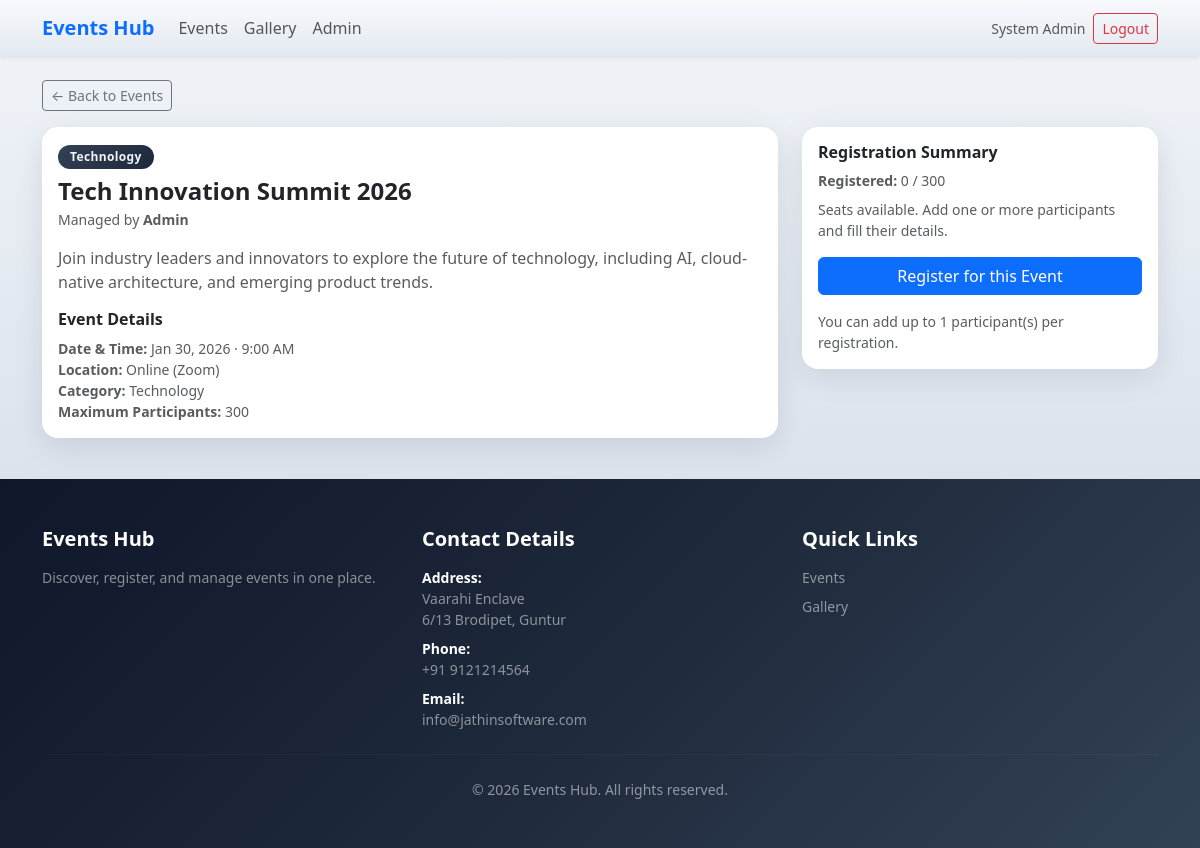
/user/event_detail.php?id=1 (signed in), run on the app's committed database.
### tables this page shows
CREATE TABLE events (
    id INT UNSIGNED AUTO_INCREMENT PRIMARY KEY,
    title VARCHAR(255) NOT NULL,
    category VARCHAR(64) NOT NULL,
    event_date DATETIME NOT NULL,
    location VARCHAR(255) NOT NULL,
    max_participants INT UNSIGNED NOT NULL,
     
    max_team_size INT UNSIGNED NOT NULL DEFAULT 1,
     
    image_path VARCHAR(255) DEFAULT NULL,
    description TEXT NOT NULL,
    created_at DATETIME NOT NULL DEFAULT CURRENT_TIMESTAMP,
    INDEX idx_event_date (event_date),
    INDEX idx_category (category)
);

### includes/auth.php (called while the page is built, shortened)
<?php
$cfg = EVENTHUB_CONFIG;
$BASE_PATH = '';
if (is_array($cfg) && array_key_exists('base_path', $cfg) && $cfg['base_path'] !== null && $cfg['base_path'] !== 'auto') {
    $BASE_PATH = (string) $cfg['base_path'];
} else {
    $docRoot = isset($_SERVER['DOCUMENT_ROOT']) ? realpath((string) $_SERVER['DOCUMENT_ROOT']) : false;
    $appRoot = realpath(__DIR__ . '/..');
    if ($docRoot && $appRoot) {
        $docRootNorm = rtrim(str_replace('\\', '/', $docRoot), '/');
        $appRootNorm = rtrim(str_replace('\\', '/', $appRoot), '/');
        $docLower = strtolower($docRootNorm);
        $appLower = strtolower($appRootNorm);
        if ($docLower !== '' && str_starts_with($appLower, $docLower)) {
            $rel = substr($appRootNorm, strlen($docRootNorm));
            $rel = '/' . ltrim($rel, '/');
            $parts = array_values(array_filter(explode('/', $rel), static fn ($p) => $p !== ''));
            $parts = array_map('rawurlencode', $parts);
            $BASE_PATH = $parts ? ('/' . implode('/', $parts)) : '';
        }
    }
}
function base_url(string $path = ''): string {
    global $BASE_PATH;
    return rtrim($BASE_PATH, '/') . '/' . ltrim($path, '/');
}
function current_user(): ?array {
    return $_SESSION['user'] ?? null;
}

### user/event_detail.php (the view, shortened to what this page needs)
<?php
require_once __DIR__ . '/../includes/auth.php';
$id = isset($_GET['id']) ? (int) $_GET['id'] : 0;
$stmt = $pdo->prepare('SELECT * FROM events WHERE id = ?');
$stmt->execute([$id]);
$event = $stmt->fetch();
$countStmt = $pdo->prepare("
    SELECT COUNT(*) FROM participants p
    JOIN registrations r ON r.id = p.registration_id
    WHERE r.event_id = ?
");
$countStmt->execute([$id]);
$registered = (int) $countStmt->fetchColumn();
$max = (int) $event['max_participants'];
$full = $registered >= $max;
$remaining = max(0, $max - $registered);
$maxTeam = max(1, (int) ($event['max_team_size'] ?? 1));
$teamLimit = min($remaining, $maxTeam);
$myRegistration = null;
$myParticipants = [];
$me = current_user();
if ($me) {
    $stmt = $pdo->prepare('SELECT id FROM registrations WHERE event_id = ? AND user_id = ?');
    $stmt->execute([$id, $me['id']]);
    $myRegistration = $stmt->fetch();
}
$eventDateFormatted = date('M j, Y · g:i A', strtotime($event['event_date']));
$badge = 'eh-card-badge';
?>
<!DOCTYPE html>
<html lang="en">
<head>
    <link href="https://cdn.jsdelivr.net/npm/bootstrap@5.3.3/dist/css/bootstrap.min.css" rel="stylesheet">
    <link rel="stylesheet" href="<?= htmlspecialchars(base_url('assets/css/style.css')) ?>">
</head>
<body class="d-flex flex-column min-vh-100">
<?php include __DIR__ . '/../includes/navbar.php'; ?>
<main class="flex-grow-1 py-4">
    <div class="container">
        <a href="<?= htmlspecialchars(base_url('user/events.php')) ?>" class="btn btn-outline-secondary btn-sm mb-3">&larr; Back to Events</a>
        <div class="row g-4">
            <div class="col-lg-8">
                <div class="card eh-detail-card mb-3">
                    <div class="card-body">
                        <span class="badge <?= $badge ?> mb-2"><?= htmlspecialchars($event['category']) ?></span>
                        <h1 class="h4 fw-bold mb-1"><?= htmlspecialchars($event['title']) ?></h1>
                        <p class="small text-muted mb-3">Managed by <strong>Admin</strong></p>
                        <p class="text-muted mb-3"><?= nl2br(htmlspecialchars($event['description'])) ?></p>
                        <h2 class="h6 fw-semibold mb-2">Event Details</h2>
                        <ul class="list-unstyled small text-muted mb-0">
                            <li><strong>Date &amp; Time:</strong> <?= $eventDateFormatted ?></li>
                            <li><strong>Location:</strong> <?= htmlspecialchars($event['location']) ?></li>
                            <li><strong>Category:</strong> <?= htmlspecialchars($event['category']) ?></li>
                            <li><strong>Maximum Participants:</strong> <?= $max ?></li>
                        </ul>
                    </div>
                </div>
            </div>
            <div class="col-lg-4" id="register">
                <div class="card eh-detail-card mb-3">
                    <div class="card-body">
                        <h2 class="h6 fw-semibold mb-2">Registration Summary</h2>
                        <p class="small text-muted mb-2"><strong>Registered:</strong> <?= $registered ?> / <?= $max ?></p>
                        <?php if ($myRegistration): ?>
                            <p class="small text-success mb-2">You are registered for this event.</p>
                            <h3 class="h6 fw-semibold mb-2">Your participants</h3>
                            <ul class="list-unstyled small text-muted mb-3">
                                <?php foreach ($myParticipants as $p): ?>
                                    <li><?= htmlspecialchars($p['name']) ?> &lt;<?= htmlspecialchars($p['email']) ?>&gt;<?= $p['phone'] ? ' · ' . htmlspecialchars($p['phone']) : '' ?></li>
                                <?php endforeach; ?>
                            </ul>
                            <form method="post" action="<?= htmlspecialchars(base_url('user/unregister.php')) ?>" class="mb-2" onsubmit="return confirm('Unregister from this event?');">
                                <input type="hidden" name="event_id" value="<?= $id ?>">
                                <button type="submit" class="btn btn-outline-danger w-100">Unregister</button>
                            </form>
                        <?php elseif ($full): ?>
                            <p class="small text-muted mb-0">This event is full.</p>
                        <?php elseif ($me): ?>
                            <p class="small text-muted mb-3">Seats available. Add one or more participants and fill their details.</p>
                            <button class="btn btn-primary w-100 mb-2" type="button" data-bs-toggle="modal" data-bs-target="#registerModal">Register for this Event</button>
                            <p class="small text-muted mt-2 mb-0">You can add up to <?= (int) $teamLimit ?> participant(s) per registration.</p>
                        <?php endif; ?>
                    </div>
                </div>
            </div>
        </div>
    </div>
</main>
<?php include __DIR__ . '/../includes/footer.php'; ?>
</body>
</html>

### assets/css/style.css (style rules this page uses)
body { background: linear-gradient(180deg, #f1f5f9 0%, #e2e8f0 40%, #cbd5e1 100%); min-height: 100vh; font-family: system-ui, -apple-system, BlinkMacSystemFont, "Segoe UI", sans-serif; }
.eh-card-badge { background: linear-gradient(135deg, #334155 0%, #1e293b 100%); color: #f1f5f9; border: none; font-size: 0.75rem; font-weight: 600; letter-spacing: 0.03em; padding: 0.35rem 0.75rem; border-radius: 999px; }
.eh-detail-card { border: none; border-radius: 1rem; overflow: hidden; box-shadow: 0 8px 30px rgba(15, 23, 42, 0.1); }

### data on the page
events: category "Technology", title "Tech Innovation Summit 2026", description "Join industry leaders and innovators to explore the future of technology, including AI, cloud-native architecture, and emerging product trends.", event_date "Jan 30, 2026 · 9:00 AM", location "Online (Zoom)", max_participants "300", max_team_size "1"

### other printed values
$user['name'] "System Admin"
$registered "0"
